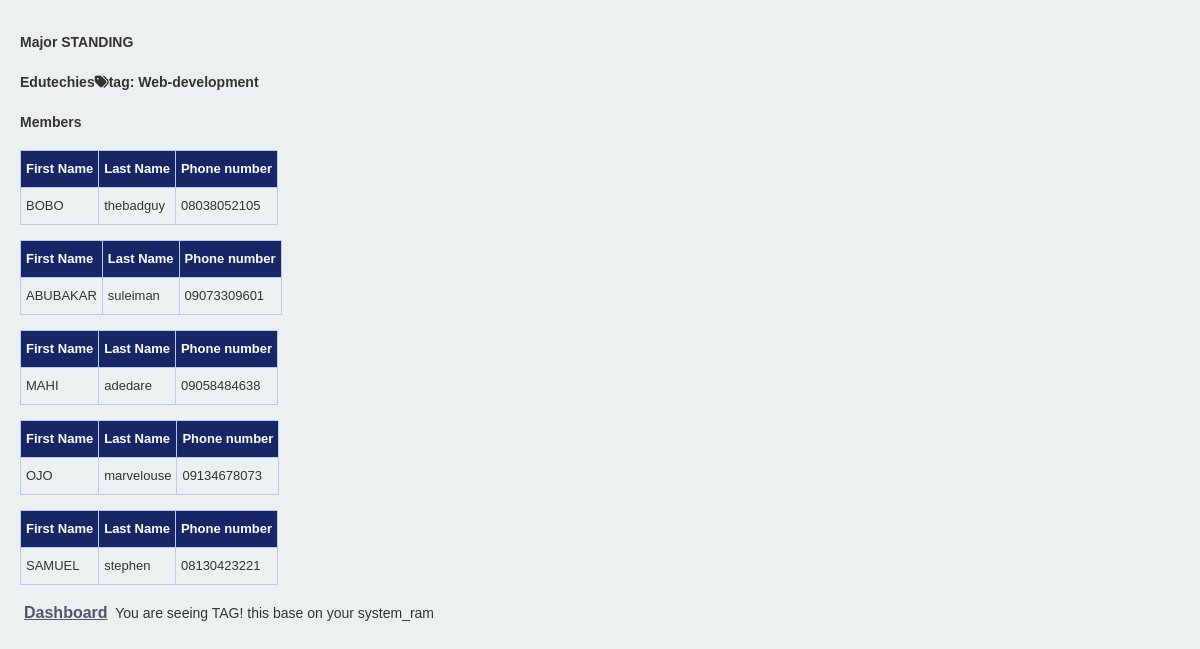
The app's page /standing/ (signed in) with its own data.
### student/models.py (models this page shows)
class Profile(models.Model):
    choice = (("web development", "web developmnet"), ("app development", "app develpment"), ("web design", 'web design'), ("others", "others"))
    system_ram = models.IntegerField(default=2)
    phone_number = models.CharField(max_length=11)
    club_department =models.CharField(choices=choice, max_length=100)
    department = models.CharField(max_length=200)
    card_picture =models.ImageField(upload_to="idcard", default='default.png')
    user = models.OneToOneField(User, on_delete =models.CASCADE,related_name ="user_account")
    slug = models.SlugField(blank=True)

### student/views.py (the view)
# urls.py: path("standing/",standing, name="standing"),
@login_required
def standing(request):
    ram_2 = Profile.objects.filter(system_ram = 2)
    ram_4 = Profile.objects.filter(system_ram = 4)
    ram_8 = Profile.objects.filter(system_ram =8)
    list_ram ={"ram2":ram_2, "ram4":ram_4, "ram8": ram_8}
    return render(request, "pages/standing.html", list_ram)

### student/templates/pages/standing.html (shortened to what this page needs)
{% extends 'base.html' %}
{% load crispy_forms_filters %}
{% block signin %}
<div class="mystyle">
<h1>Major STANDING</h1>
<div class="tags">
{% if request.user.user_account.system_ram == 2 %}
<h3>Edutechies<i class="fa fa-tags"></i>tag: <b>Web-design</b></h3>
<h3>Members</h3>
{% for x  in ram2 %}
<table>
    <tr>
        <th>
   First Name</th>  <th>Last Name</th> <th>Phone number</th> </tr>
   <tr>
    <td>
{{x.user.first_name.upper}}</td> <td> {{x.user.last_name}} </td> <td> {{x.phone_number}} </td>
   </tr>
</table>
{% endfor %}
{% elif request.user.user_account.system_ram == 4 %}
<h3>Edutechies<i class="fa fa-tags"></i>tag: <b>Web-development</b></h3>
<h3>Members</h3>
{% for x  in ram4 %}
<table>
    <tr>
        <th>
   First Name</th>  <th>Last Name</th> <th>Phone number</th> </tr>
   <tr>
    <td>
{{x.user.first_name.upper}}</td> <td> {{x.user.last_name}} </td> <td> {{x.phone_number}} </td>
   </tr>
</table>
{% endfor %}
{% endif %}
</div>
</div>
<a href="{% url 'profile' request.user.username %}">Dashboard</a>
<Text> You are seeing TAG! this base on your system_ram</Text>
{% endblock signin %}

### student/static/styles/design.css (style rules this page uses)
body { background-color: rgba(218, 225, 225, 0.481); overflow-x: hidden; }
* { box-sizing: border-box; }
.table tbody, table, tr,th, td { border: 0.5px solid rgba(135, 206, 250, 0.732); font-size: small; width: max-content; }
th { background: #192666; text-align: center; color: #FFFFFF; font-weight: bold; }
th, td { display: table-cell; border: 1px solid #B7CAF6; margin: 0; padding: 5px; vertical-align: top; text-align: left; }
* { font-size: 14px; }
th { display: table-cell; vertical-align: inherit; font-weight: bold; text-align: -internal-center; }
table { display: table; border-collapse: collapse; margin: 15px 0; padding: 0; border: 1px solid #B7CAF6; font-size: 100%; }
body { margin: 0; padding: 0; font: 86% "Times New Roman", Times, serif; line-height: 2em; color: #333; background-position: 50% 0; }
body { font-family: helvetica,tahoma,verdana,sans-serif; padding: 20px; font-size: 13px; margin: 0; }
.eng-wrapper, h5, b, nav { display: inline; justify-content: center; align-items: center; margin: auto; }
a { color: rgba(7, 7, 46, 0.671); padding: 4px; font-size: medium; font-weight: bold; font-style: normal; }

### records on screen
Profile: user.first_name "BOBO", user.last_name "thebadguy", phone_number "08038052105"
Profile: user.first_name "ABUBAKAR", user.last_name "suleiman", phone_number "09073309601"
Profile: user.first_name "MAHI", user.last_name "adedare", phone_number "09058484638"
Profile: user.first_name "OJO", user.last_name "marvelouse", phone_number "09134678073"
Profile: user.first_name "SAMUEL", user.last_name "stephen", phone_number "08130423221"
